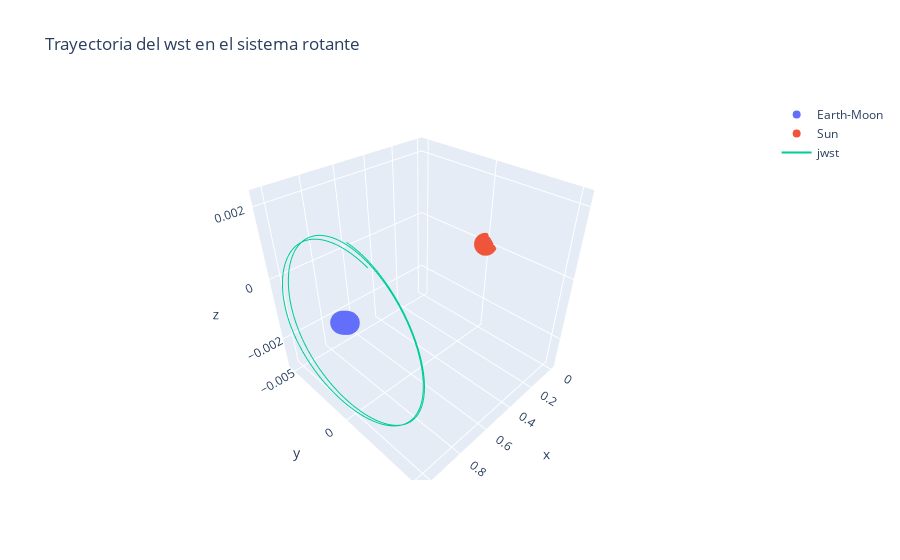

The code cell stored with this chart in its notebook:
### Markdown cell above
**Haciendo la gráfica en 3d**

### Code cell
# Creando la figura con Plotly
fig = go.Figure()

# Agregando los trazos de las trayectrorias de los cuerpos en el sistema rotante 
fig.add_trace(go.Scatter3d(x=rearth_rot[:,0], y=rearth_rot[:,1], z=rearth_rot[:,2], mode='markers', name='Earth-Moon'))
fig.add_trace(go.Scatter3d(x=rsun_rot[:,0], y=rsun_rot[:,1], z=rsun_rot[:,2], mode='markers', name='Sun'))
fig.add_trace(go.Scatter3d(x=rjwst_rot[:,0], y=rjwst_rot[:,1], z=rjwst_rot[:,2], mode='lines', name='jwst'))

fig.update_layout(title="Trayectoria del wst en el sistema rotante", scene=dict(aspectmode='cube'))
fig.show()
fig.write_html("trayectorias_planetas.html")

### Figure 1 — Plotly figure (JSON) as saved in the notebook; plotly's stock layout.template omitted (floating-point values rounded to 4 significant figures; data arrays with more than 128 entries replaced by an {"elided": "..."} marker saying what was removed)
{"data": [{"mode": "markers", "name": "Earth-Moon", "type": "scatter3d", "x": {"elided": "367 float values"}, "y": {"elided": "367 float values"}, "z": {"elided": "367 float values"}}, {"mode": "markers", "name": "Sun", "type": "scatter3d", "x": {"elided": "367 int values"}, "y": {"elided": "367 int values"}, "z": {"elided": "367 int values"}}, {"mode": "lines", "name": "jwst", "type": "scatter3d", "x": {"elided": "367 float values"}, "y": {"elided": "367 float values"}, "z": {"elided": "367 float values"}}], "layout": {"scene": {"aspectmode": "cube"}, "title": {"text": "Trayectoria del wst en el sistema rotante"}}}
